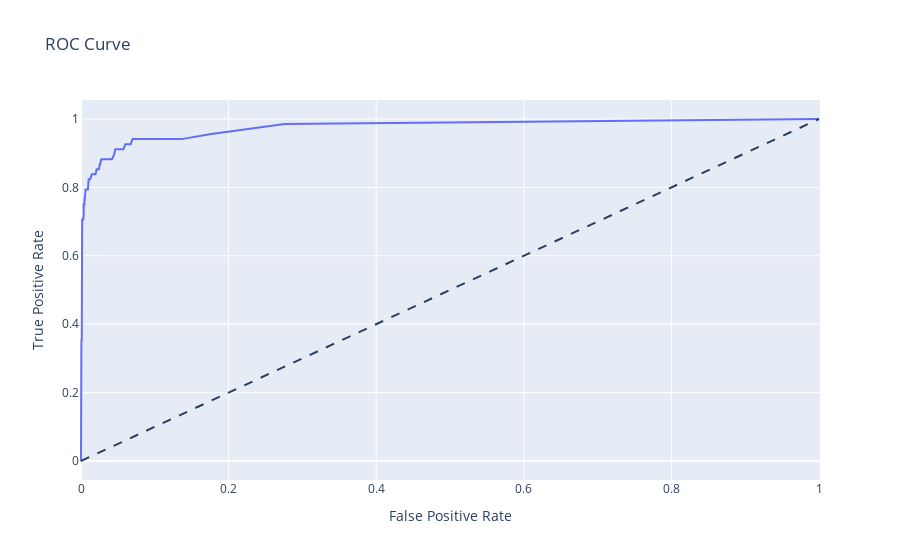

Notebook code for this chart:
### Markdown cell above
ROC Curve

### Code cell
fpr, tpr, _ = roc_curve(y_test, y_proba)

fig = go.Figure()
fig.add_trace(
    go.Scatter(x=fpr, y=tpr, mode='lines', name='ROC Curve')
)
fig.add_shape(type='line', line=dict(dash='dash'), x0=0, x1=1, y0=0, y1=1)

fig.update_layout(
    title='ROC Curve',
    xaxis_title='False Positive Rate',
    yaxis_title='True Positive Rate'
)
fig.show()

print("AUC:", roc_auc_score(y_test, y_proba))
